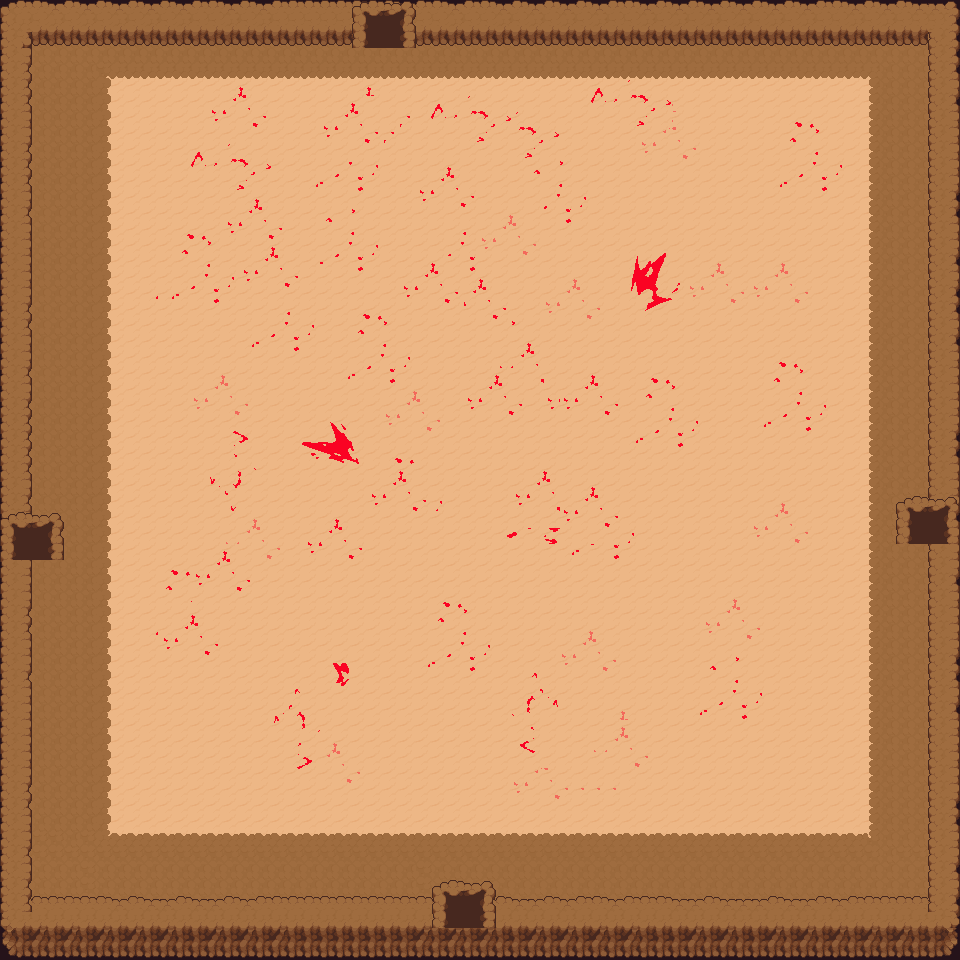

Tiled map render using the project's own tile images. Description and the map definition, with tile-layer contents summarised, below:
An orthogonal 60x60 tile map with 16x16 px tiles, 8 tile layers (Sub, Solo, Up, ParedeLayer, ...), 5 tilesets and 6 objects.

<map version="1.10" tiledversion="1.11.2" orientation="orthogonal" renderorder="right-down" width="60" height="60" tilewidth="16" tileheight="16" infinite="0" nextlayerid="17" nextobjectid="11">
 <tileset firstgid="1" name="Dungeon_Tileset" tilewidth="16" tileheight="16" tilecount="100" columns="10">
  <image source="Tilesets/Dungeon_Tileset.png" width="160" height="160" />
 </tileset>
 <tileset firstgid="101" name="Floors_Tiles" tilewidth="16" tileheight="16" tilecount="650" columns="25">
  <image source="Tilesets/Floors_Tiles.png" width="400" height="416" />
 </tileset>
 <tileset firstgid="751" name="Wall_Tiles" tilewidth="16" tileheight="16" tilecount="625" columns="25">
  <image source="Tilesets/Wall_Tiles.png" width="400" height="400" />
 </tileset>
 <tileset firstgid="1376" name="Wall_Variations" tilewidth="16" tileheight="16" tilecount="480" columns="16">
  <image source="Tilesets/Wall_Variations.png" width="256" height="480" />
 </tileset>
 <tileset firstgid="1856" name="sangue" tilewidth="16" tileheight="16" tilecount="3172" columns="61">
  <image source="Tilesets/sangue.png" width="990" height="837" />
 </tileset>
 <objectgroup id="10" name="Parede" visible="0">
  <object id="5" x="6.33333" y="2" width="960" height="37.3333" />
  <object id="6" x="929" y="37.5" width="31" height="921.5" />
  <object id="7" x="1" y="912.5" width="926" height="49.5" />
  <object id="8" x="1" y="37" width="30.5" height="872.5" />
 </objectgroup>
 <layer id="2" name="Sub" width="60" height="60">
  <data>[3600 cells, 3600 non-empty, 3 distinct tile ids]</data>
 </layer>
 <layer id="3" name="Solo" width="60" height="60">
  <data>[3600 cells, 1216 non-empty, 147 distinct tile ids]</data>
 </layer>
 <layer id="4" name="Up" width="60" height="60">
  <data>[3600 cells, 240 non-empty, 16 distinct tile ids]</data>
 </layer>
 <objectgroup id="9" name="Inimigos" visible="0">
  <object id="3" x="48" y="60" width="865.333" height="820" />
 </objectgroup>
 <objectgroup id="8" name="Obj" visible="0">
  <object id="9" x="112" y="90" width="750" height="740" />
 </objectgroup>
 <layer id="1" name="ParedeLayer" width="60" height="60">
  <data>[3600 cells, 396 non-empty, 15 distinct tile ids]</data>
 </layer>
 <layer id="5" name="PortaBaixo" width="60" height="60">
  <data>[3600 cells, 12 non-empty, 12 distinct tile ids]</data>
 </layer>
 <layer id="14" name="PortaEsquerda" width="60" height="60">
  <data>[3600 cells, 12 non-empty, 12 distinct tile ids]</data>
 </layer>
 <layer id="12" name="PortaDireita" width="60" height="60">
  <data>[3600 cells, 12 non-empty, 12 distinct tile ids]</data>
 </layer>
 <layer id="11" name="PortaCima" width="60" height="60">
  <data>[3600 cells, 12 non-empty, 12 distinct tile ids]</data>
 </layer>
</map>
